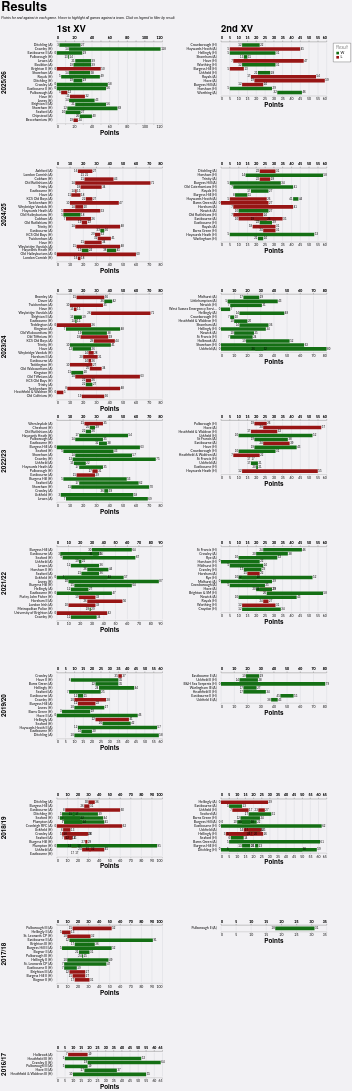

Vega-Lite specification for this chart:
### Vega-Lite specification from a JSON file in a GitHub repository (floating-point values rounded to 4 significant figures; data arrays with more than 128 entries replaced by an {"elided": "..."} marker saying what was removed)
{"config": {"axis": {"labelFont": "Lato, sans-serif", "titleFont": "PT Sans Narrow, Helvetica Neue, Helvetica, Arial, sans-serif", "labelFontSize": 13, "titleFontSize": 24, "gridColor": "#202947", "gridOpacity": 0.2}, "header": {"labelFont": "PT Sans Narrow, Helvetica Neue, Helvetica, Arial, sans-serif", "titleFont": "PT Sans Narrow, Helvetica Neue, Helvetica, Arial, sans-serif", "labelFontSize": 24, "titleFontSize": 28, "labelFontWeight": "bold", "orient": "left"}, "legend": {"labelFont": "Lato, sans-serif", "titleFont": "PT Sans Narrow, Helvetica Neue, Helvetica, Arial, sans-serif", "labelFontSize": 14, "titleFontSize": 16, "titlePadding": 5, "fillColor": "white", "strokeColor": "black", "padding": 10, "titleFontWeight": "lighter", "titleFontStyle": "italic", "titleColor": "gray", "offset": 10}, "title": {"font": "PT Sans Narrow, Helvetica Neue, Helvetica, Arial, sans-serif", "fontSize": 48, "fontWeight": "bold", "anchor": "start", "align": "center", "titlePadding": 20, "subtitlePadding": 10, "subtitleFontSize": 13, "subtitleColor": "", "subtitleFontStyle": "italic", "offset": 15, "color": "black"}, "axisX": {"labelAngle": 0}, "facet": {"title": null, "header": null, "align": {"row": "each", "column": "each"}}, "resolve": {"scale": {"y": "independent", "facet": "independent"}}, "background": "#f2f1f4", "view": {"strokeWidth": 0}}, "data": {"name": "data-3afc516e49f2e7dee46095147fbb8b2d"}, "facet": {"column": {"field": "squad", "header": {"labelAnchor": "start", "labelExpr": "datum.value + ' XV'", "labelFontSize": 36, "title": null}, "title": null, "type": "nominal"}, "row": {"field": "season", "sort": {"field": "season", "order": "descending"}, "title": null, "type": "nominal"}}, "spec": {"layer": [{"mark": {"type": "bar"}, "encoding": {"color": {"field": "result", "legend": {"orient": "right", "title": "Result", "titleOrient": "top"}, "scale": {"domain": ["W", "L"], "range": ["#146f14", "#981515"]}, "type": "nominal"}, "detail": {"field": "game_id", "type": "nominal"}, "opacity": {"condition": {"param": "param_6", "value": 1.0, "empty": true}, "value": 0.2}, "x": {"axis": {"offset": 5, "orient": "bottom"}, "field": "pf", "title": "Points", "type": "quantitative"}, "x2": {"field": "pa"}, "y": {"axis": {"domain": false, "grid": false, "offset": 15, "ticks": false, "title": null}, "field": "game_label", "sort": {"field": "date", "order": "descending"}, "title": null, "type": "nominal"}}, "name": "view_2"}, {"mark": {"type": "text", "align": "right", "dx": -2, "dy": 0}, "encoding": {"color": {"value": "black"}, "detail": {"field": "game_id", "type": "nominal"}, "opacity": {"condition": {"param": "param_6", "value": 1.0, "empty": true}, "value": 0.2}, "text": {"field": "loser", "type": "nominal"}, "x": {"axis": {"offset": 5, "orient": "top"}, "field": "loser", "title": null, "type": "quantitative"}, "y": {"axis": {"domain": false, "grid": false, "offset": 15, "ticks": false, "title": null}, "field": "game_label", "sort": {"field": "date", "order": "descending"}, "title": null, "type": "nominal"}}}, {"mark": {"type": "text", "align": "left", "dx": 2, "dy": 0}, "encoding": {"color": {"value": "black"}, "detail": {"field": "game_id", "type": "nominal"}, "opacity": {"condition": {"param": "param_6", "value": 1.0, "empty": true}, "value": 0.2}, "text": {"field": "winner", "type": "nominal"}, "x": {"axis": {"offset": 5, "orient": "top"}, "field": "winner", "title": null, "type": "quantitative"}, "y": {"axis": {"domain": false, "grid": false, "offset": 15, "ticks": false, "title": null}, "field": "game_label", "sort": {"field": "date", "order": "descending"}, "title": null, "type": "nominal"}}}], "height": {"step": 15}, "transform": [{"filter": {"param": "param_7", "empty": true}}], "width": 400}, "params": [{"name": "param_6", "select": {"type": "point", "clear": "mouseout", "fields": ["opposition"], "on": "hover"}, "views": ["view_2"]}, {"name": "param_7", "select": {"type": "point", "fields": ["result"]}, "views": ["view_2"]}], "resolve": {"scale": {"x": "independent", "y": "independent"}}, "spacing": 10, "title": {"text": "Results", "subtitle": "Points for and against in each game. Hover to highlight all games against a team. Click on legend to filter by result."}, "$schema": "https://vega.github.io/schema/vega-lite/v5.20.1.json", "datasets": {"data-3afc516e49f2e7dee46095147fbb8b2d": {"elided": "275 records"}}}
